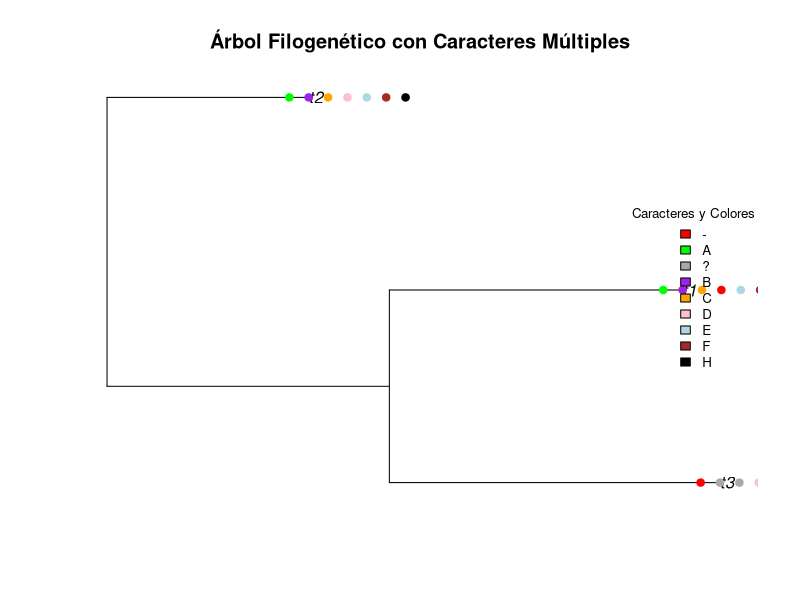
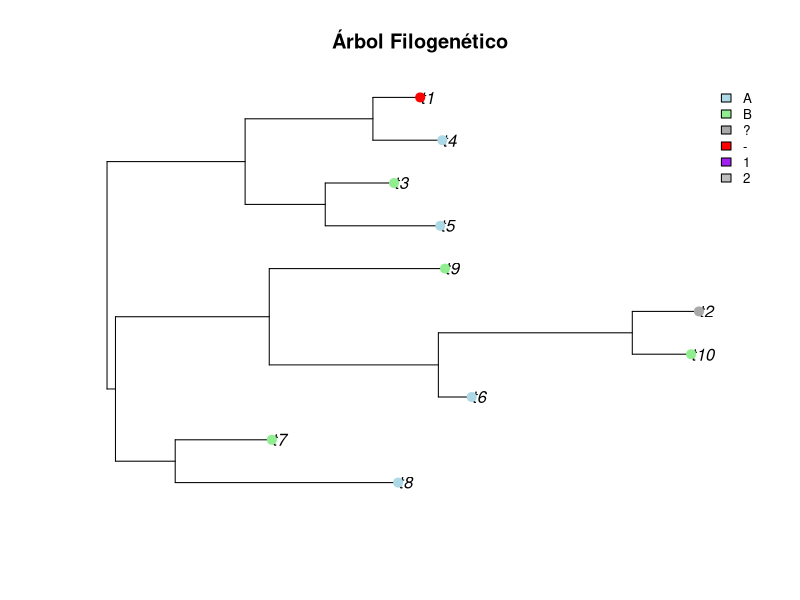

The R source for these figures, in order:
install.packages("ape")
library(ape)

# Función principal
default_palette <- c("lightblue", "lightgreen", "orange", "pink", "purple", "gray")

mapear <- function(filogenia, datos, colores_terminales = NULL) {
  # Verificar si el archivo es tipo multiphylo
  if (inherits(filogenia, "multiPhylo")) {
    warning("El archivo de árboles es tipo multiphylo. Solamente se tomará la primera filogenia.")
    filogenia <- filogenia[[1]]
  }
  
  # Verificar si el árbol tiene longitudes de rama
  if (is.null(filogenia$edge.length)) {
    message("La filogenia no contiene longitudes de rama.")
  } else {
    message("La filogenia contiene longitudes de rama.")
  }
  
  # Transformar estados de carácter a factores
  datos[, -1] <- lapply(datos[, -1], as.factor)
  
  # Asignar paleta de colores
  if (is.null(colores_terminales)) {
    unique_states <- unique(unlist(datos[, -1]))
    colores_terminales <- setNames(default_palette[seq_along(unique_states)], unique_states)
    colores_terminales["?"] <- "darkgray"
    colores_terminales["-"] <- "red"
  }
  
  # Combinar los datos con el árbol
  datos <- datos[match(filogenia$tip.label, datos$species), ]
  
  # Verificar si hay terminales sin datos
  if (any(is.na(datos))) {
    message("Algunas terminales no tienen datos asociados. Se marcarán como datos faltantes.")
  }
  
  # Graficar el árbol
  plot(filogenia, main = "Árbol Filogenético")
  
  # Anotar las terminales con colores personalizados
  tip_colors <- colores_terminales[as.character(datos[, 2])]
  tip_colors[is.na(tip_colors)] <- "lightgray" # Color para datos faltantes
  
  tiplabels(pch = 19, col = tip_colors, cex = 1.2)
  
  # Agregar leyenda
  legend("topright", legend = names(colores_terminales), fill = colores_terminales, cex = 0.8, bty = "n")
}

mapear_multicaracter_unicos <- function(filogenia, matriz_datos, paleta_base = c("blue", "green", "yellow", "purple", "orange", "pink", "lightblue", "brown", "black")) {
  # Verificar si el archivo es tipo multiphylo
  if (inherits(filogenia, "multiPhylo")) {
    warning("El archivo de árboles es tipo multiphylo. Solamente se tomará la primera filogenia.")
    filogenia <- filogenia[[1]]
  }
  
  # Verificar si el árbol tiene longitudes de rama
  if (is.null(filogenia$edge.length)) {
    message("La filogenia no contiene longitudes de rama.")
  } else {
    message("La filogenia contiene longitudes de rama.")
  }
  
  # Verificar que el número de filas coincide con el número de terminales
  if (nrow(matriz_datos) != length(filogenia$tip.label)) {
    stop("El número de filas en la matriz de datos no coincide con el número de terminales en el árbol.")
  }
  
  # Obtener estados únicos de todos los caracteres
  estados_unicos <- unique(as.vector(matriz_datos))
  
  # Asignar colores únicos a los estados
  colores_caracter <- setNames(rep(paleta_base, length.out = length(estados_unicos)), estados_unicos)
  colores_caracter["?"] <- "darkgray" # Gris oscuro para "?"
  colores_caracter["-"] <- "red"      # Rojo para "-"
  
  # Graficar el árbol
  plot(filogenia, main = "Árbol Filogenético con Caracteres Múltiples")
  
  # Pintar puntos en cada terminal
  for (i in seq_len(nrow(matriz_datos))) { # Iterar por cada terminal (fila)
    for (j in seq_len(ncol(matriz_datos))) { # Iterar por cada carácter (columna)
      estado <- as.character(matriz_datos[i, j])
      color <- colores_caracter[estado]
      
      if (is.na(color)) color <- "lightgray" # Color por defecto para estados no reconocidos
      
      tiplabels(
        pch = 19, 
        col = color, 
        cex = 1, 
        offset = (j - 2) * 0.05, # Ajustar posición de los puntos
        tip = i
      )
    }
  }
  
  # Generar la leyenda al lado derecho
  leyenda_caracteres <- names(colores_caracter)
  leyenda_colores <- unname(colores_caracter)
  legend(
    "right", 
    legend = leyenda_caracteres, 
    fill = leyenda_colores, 
    cex = 0.8, 
    bty = "n", 
    title = "Caracteres y Colores"
  )
}


arbol <- rtree(3)

# Matriz de datos como entrada
matriz_datos <- matrix(
  c(
    "-", "?", "?", "D", "E", "F", "-",
    "A", "B", "C", "-", "E", "F", "H",
   
    "A", "B", "C", "D", "E", "F", "H"
  ),
  nrow = 3, byrow = TRUE
)

# Ejecutar la función
mapear_multicaracter_unicos(arbol, matriz_datos)



# Ejemplo para un caracter
# Crear un árbol filogenético aleatorio con 10 especies
arbol <- rtree(10)

# Crear una base de datos de caracteres discretos para las especies
datos_especies <- data.frame(
  species = arbol$tip.label, # Usar los nombres de las especies del árbol
  character1 = c("A", "B", "A", "B", "?", "B", "A", "B", "A", "-"),
  character2 = c(1, 2, 1, 2, 1, 2, 1, 2, 1, 2)
)

# Ver la base de datos de caracteres
print(datos_especies)

# Ejecutar la función
mapear(arbol, datos_especies)